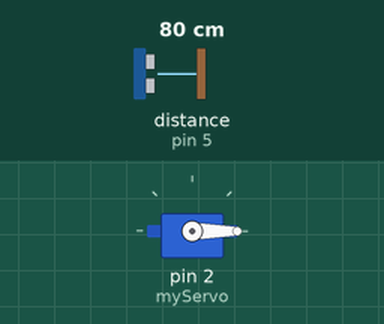
Simulated run of this sketch. Board: Arduino Uno, built with avr-gcc and run on an emulated ATmega328P. On the bench: servo. The inputs (shaded band) are chosen by the test bench; at power-on: distance to the obstacle (sensor on pin 5) 80 cm.

Above: at 0.1 s.
At 1.1 s:
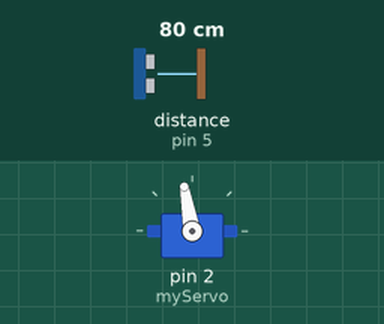
At 2.1 s:
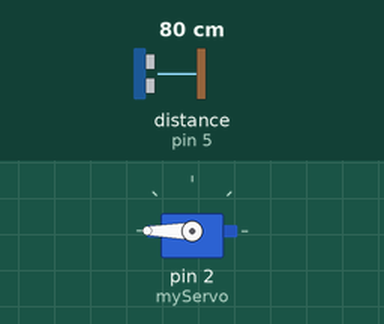
Timing chart, 0 to 3.6 s (numbered marks = the images above):
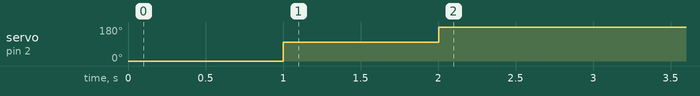

The sketch:

distanceServo.ino
```cpp
#include <Servo.h>
#include <HCSR04.h>
Servo myServo;
HCSR04 sensorDistance(4,5);

float distanceRead = 0;

void setup() {
  myServo.attach(2);
  myServo.write(0);
  delay(1000);
  myServo.write(100);
  delay(1000);
}

void loop() {
  distanceRead = sensorDistance.dist()/100;
  if(distanceRead<0.50){
    myServo.write(0);
  }
  else{
    myServo.write(180);
  }
  delay(1000);
}
```

Measured:
- by itself, servo on pin 2 (myServo): 0° → 100° at 1.0 s, → 180° 1.0 s later
